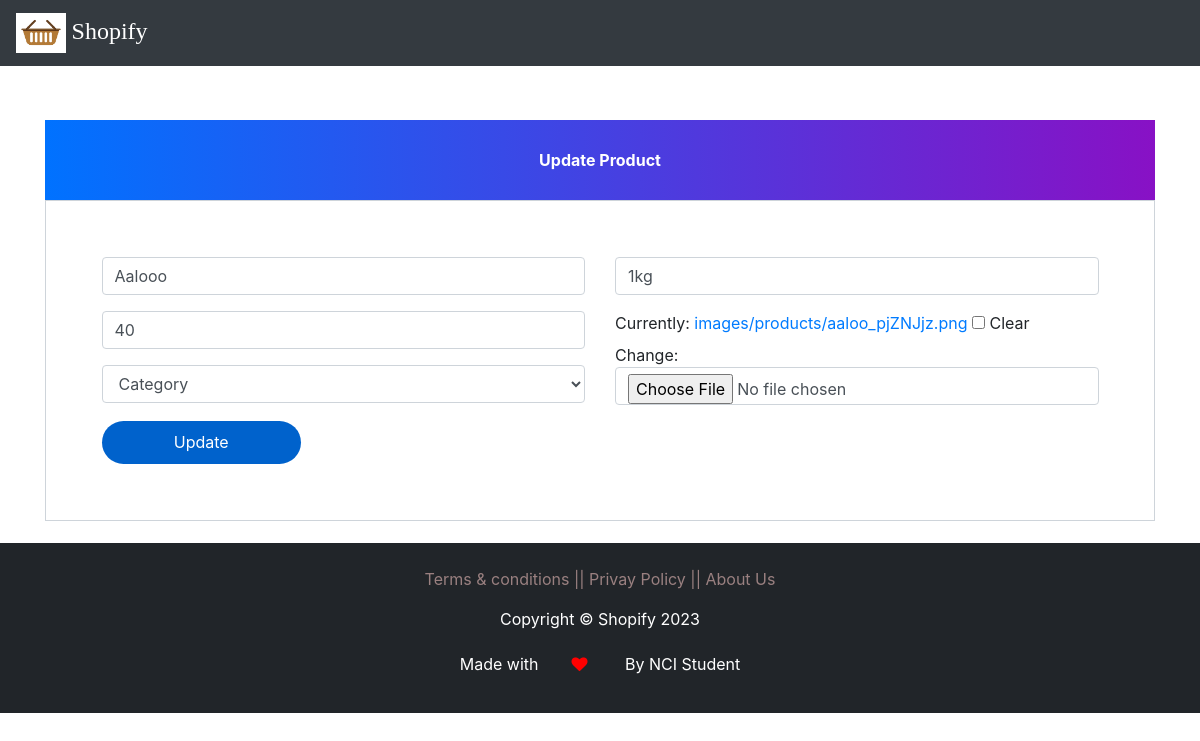
Page /update-product/8 (signed in) on the committed database.
### bazaar/models.py (models this page shows, shortened)
class Product(models.Model):
    englishname=models.CharField(max_length=300)
    photo= models.ImageField(upload_to='images/products/',null=True,blank=True)
    categoryid=models.PositiveIntegerField(null=True)
    categoryname=models.CharField(max_length=200,null=True)
    price=models.PositiveIntegerField(null=True)
    quantity=models.CharField(max_length=100)

### bazaar/views.py (the view, shortened to what this page needs)
# urls.py: path('update-product/<int:pk>', views.update_product_view,name='update-product'),
@login_required(login_url='login')
def update_product_view(request,pk):
    cat=models.Product.objects.get(id=pk)
    form1=forms.ProductForm(instance=cat)
    mydict={'form1':form1}
    return render(request,'bazaar/admin_update_product.html',context=mydict)

### bazaar/forms.py
class ProductForm(forms.ModelForm):
    categoryid=forms.ModelChoiceField(queryset=models.Category.objects.all(),empty_label="Category", to_field_name="id")
    class Meta:
        model=models.Product
        fields=['englishname','photo','price','quantity']

### bazaar/models.py (called while the page is built)
    def __str__(self):
        return self.englishname

### templates/bazaar/admin_update_product.html (shortened to what this page needs)
{% extends 'bazaar/adminbase.html' %}
{% load widget_tweaks %}
{% block content %}
<head>
  <link href="//maxcdn.bootstrapcdn.com/bootstrap/4.1.1/css/bootstrap.min.css" rel="stylesheet" id="bootstrap-css">
</head>
<br><br><br><br><br>
<form method="post" enctype="multipart/form-data">
  <div class="container register-form">
    <div class="form">
      <div class="note">
        <p>Update Product</p>
      </div>
      <div class="form-content">
        <div class="row">
          <div class="col-md-6">
            <div class="form-group">
              {% render_field form1.englishname class="form-control" placeholder="English Name" %}
            </div>
            <div class="form-group">
                {% render_field form1.price class="form-control" required="true" placeholder="Price" %}
              </div>
              <div class="form-group">
                {% render_field form1.categoryid class="form-control" required="true"  %}
              </div>
          </div>
          <div class="col-md-6">
            <div class="form-group">
                {% render_field form1.quantity class="form-control" required="true" placeholder="Quantity" %}
              </div>
              <div class="form-group">
                {% render_field form1.photo class="form-control" placeholder="Username" %}
              </div>
          </div>
        </div>
        <button type="submit" class="btnSubmit">Update</button>
      </div>
    </div>
  </div>
</form>
{% endblock content %}

### templates/bazaar/adminbase.html (style rules this page uses)
p { text-align: center; }

### templates/bazaar/admin_update_product.html (style rules this page uses)
a:link { text-decoration: none; }
.note { text-align: center; height: 80px; background: -webkit-linear-gradient(left, #0072ff, #8811c5); color: #fff; font-weight: bold; line-height: 80px; }
.form-content { padding: 5%; border: 1px solid #ced4da; margin-bottom: 2%; }
.form-control { border-radius: 1.5rem; }
.btnSubmit { border: none; border-radius: 1.5rem; padding: 1%; width: 20%; cursor: pointer; background: #0062cc; color: #fff; }

### templates/bazaar/footer.html (style rules this page uses)
p { text-align: center; }

### rows in the picture
Product: englishname "Aalooo", price "40", categoryid "Category", quantity "1kg"
